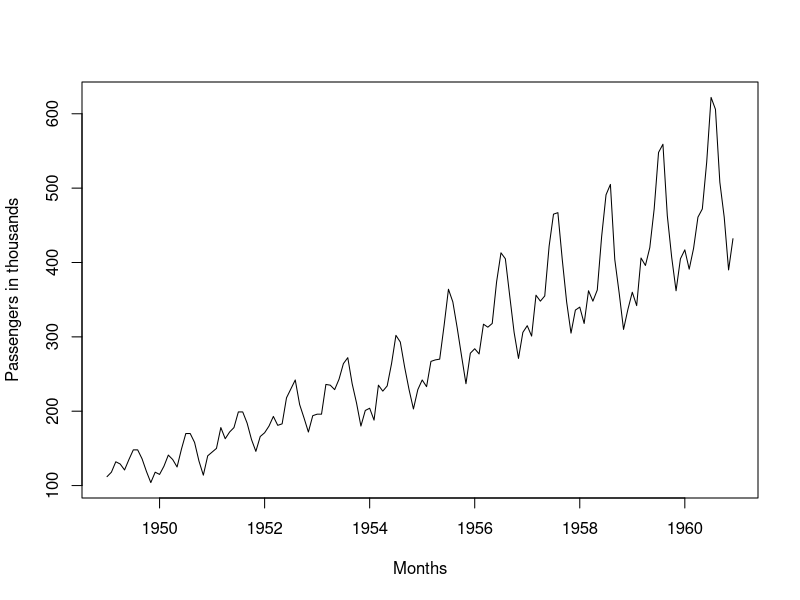
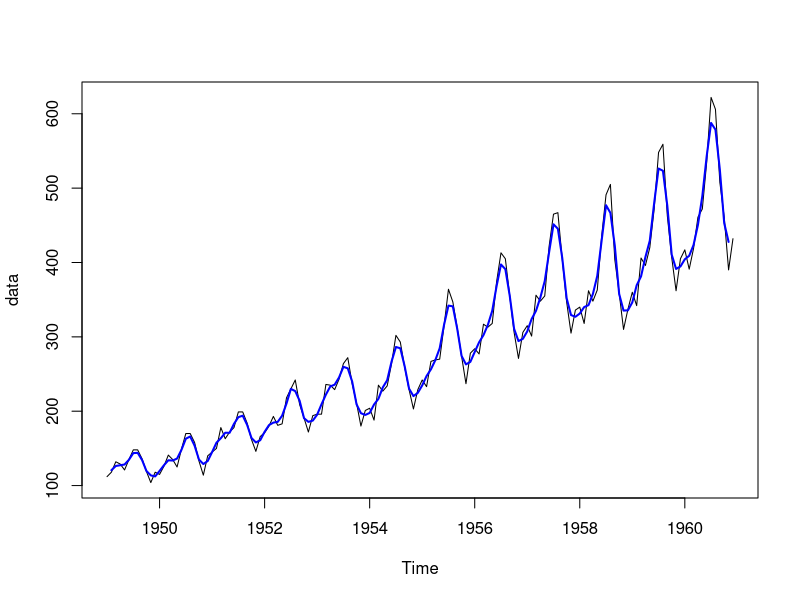
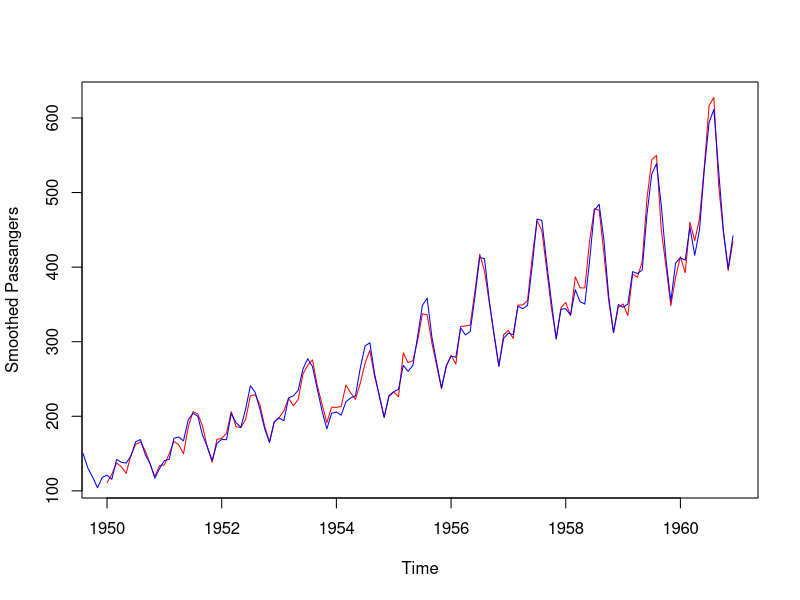
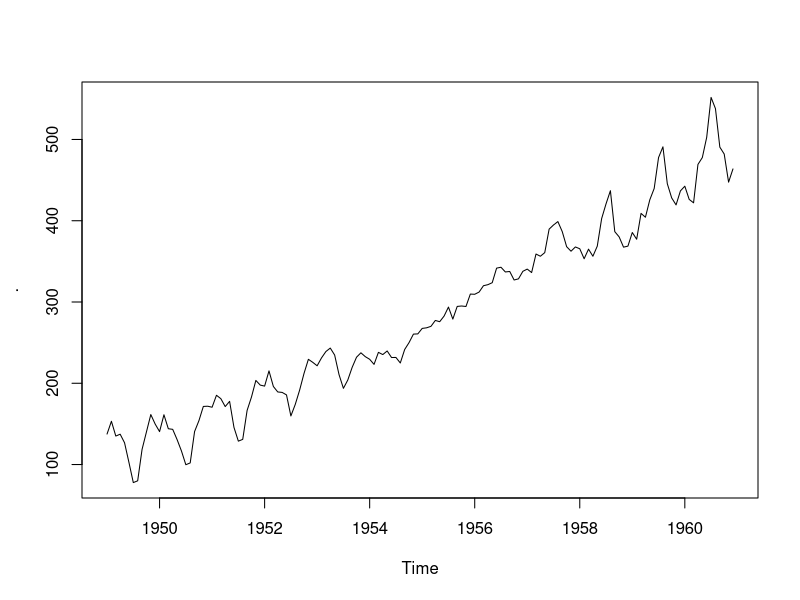
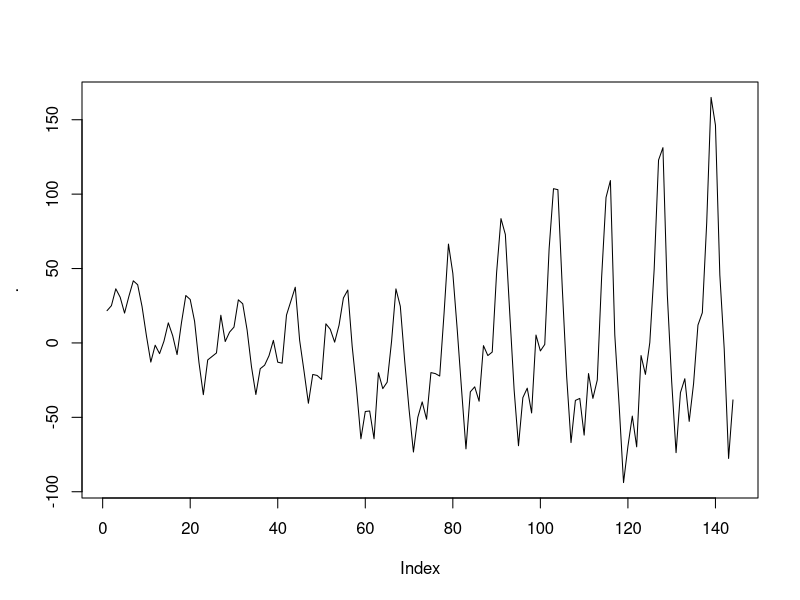
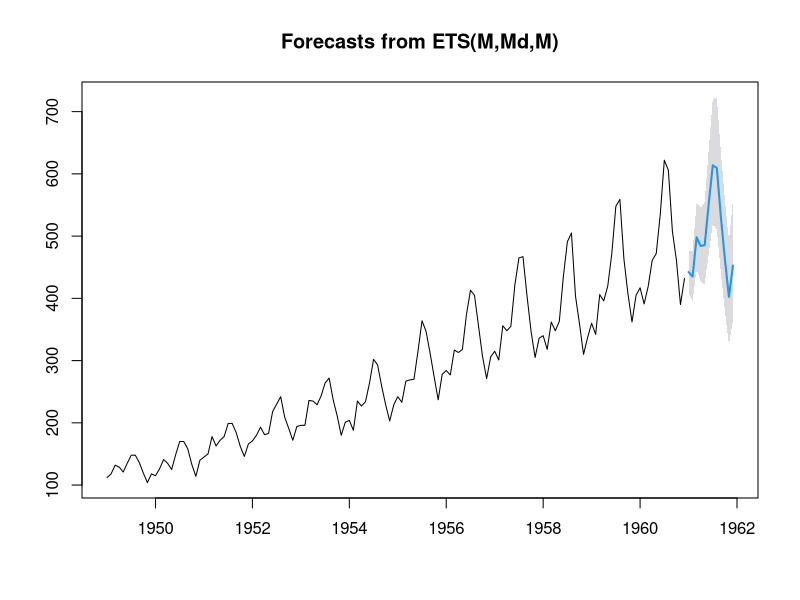
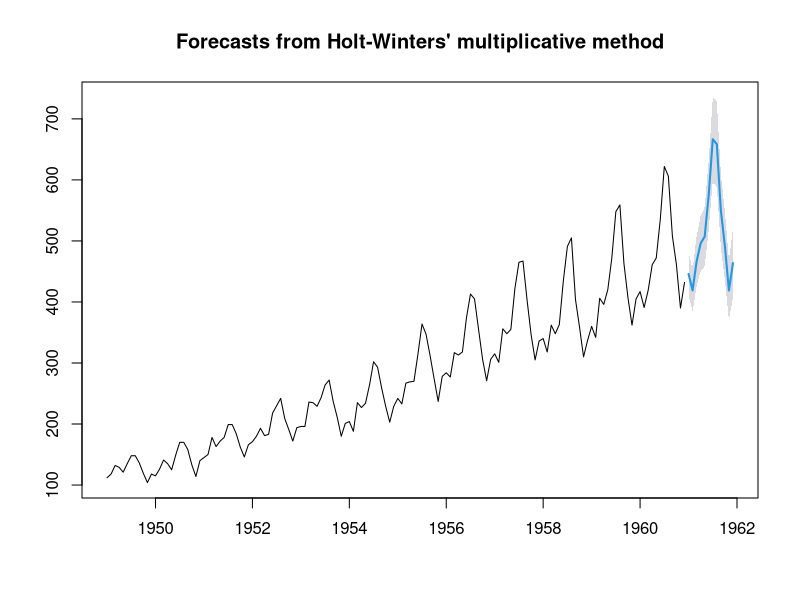
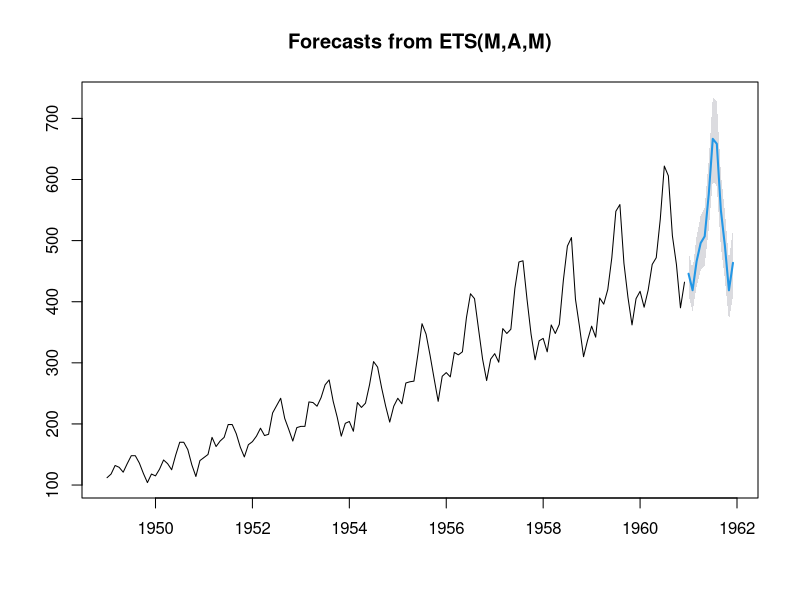

R code for these plots, in order:
## ---- chunk 1
data = AirPassengers
plot(data, ylab = "Passengers in thousands", xlab = "Months")
library(forecast)
## ---- chunk 2
movavg = ma(data, order = 3)
plot(data)
lines(movavg, lwd = 2, col = "blue")
## ---- chunk 3
etsdata = ets(data, allow.multiplicative.trend = TRUE)
hwdata = HoltWinters(data, seasonal = "multiplicative")
plot(hwdata$fitted[,1], col = 'red', ylab = 'Smoothed Passangers')
lines(etsdata$fitted, col = 'blue')
## ---- chunk 4
etsdata$par[1:3]
c(hwdata$alpha, hwdata$beta, hwdata$gamma)
## ---- chunk 5
stl(data, "periodic") %>% seasadj() %>% plot()
## ---- chunk 6
lm(data~c(1:length(data))) %>% resid() %>% plot(type = 'l')
## ---- chunk 7
ff = forecast(data, h = 12, level = 95, allow.multiplicative.trend = TRUE)
ff$method
ff$model$par[1:3]
plot(ff)
accuracy(ff)[5]
## ---- chunk 8
fh = hw(data, h = 12, seasonal = "multiplicative", level = 95)
fh$method
fh$model$par[1:3]
plot(fh)
accuracy(fh)[5]
## ---- chunk 9
forecast(data, h = 12, level = 95, alpha = 0.3146, beta = 0.0070, gamma = 0.5977) %>% plot()
## ---- chunk 10
train = window(data, end = c(1957, 12))
test = window(data, start = c(1958, 1))

gamma = seq(0.01, 0.99, by = 0.01)
MAPE = NA

for (i in seq_along(gamma)) {
     train_ets = ets(train, model = "MAM", gamma = gamma[i])
     train_f = forecast(train_ets, h = 36)
     MAPE[i] = accuracy(train_f, test) [2,5]
}

error = data.frame(gamma, MAPE)
minerr = error[error$MAPE == min(error$MAPE),]

plot(error, type = 'l')
points(minerr, pch = 19, col = 'red')

minerr
## ---- chunk 11
forecast(train, h = 36, gamma = minerr$gamma, level = 95) %>% plot()
lines(test, col = 'red', lty = 2)
## ---- chunk 12
new_forecast = forecast(train, h = 36, gamma = minerr$gamma, level = 95)
old_forecast = forecast(train, h = 36, level = 95)

print("New model MAPE")
accuracy(new_forecast, test) [2, 5]
print("Old model MAPE")
accuracy(old_forecast, test) [2, 5]

if (accuracy(new_forecast, test) [2, 5] < accuracy(old_forecast, test) [2, 5] ) {
    print("Success, we have improved the model!")
} else {
    print("We have not improved the model :( ")
}
